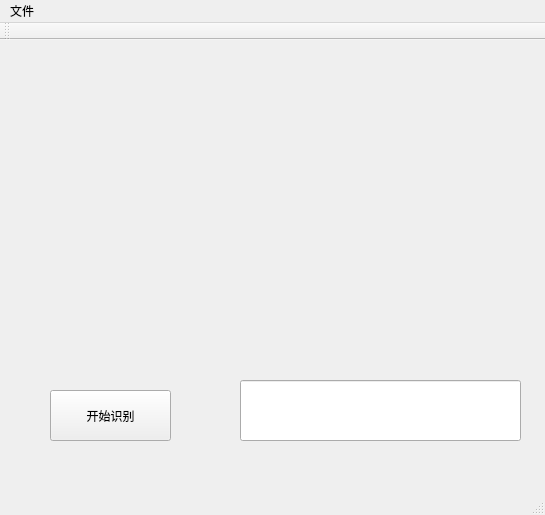
<?xml version="1.0" encoding="UTF-8"?>
<ui version="4.0">
 <class>MainWindow</class>
 <widget class="QMainWindow" name="MainWindow">
  <property name="geometry">
   <rect>
    <x>0</x>
    <y>0</y>
    <width>545</width>
    <height>515</height>
   </rect>
  </property>
  <property name="windowTitle">
   <string>动物识别器</string>
  </property>
  <widget class="QWidget" name="centralWidget">
   <widget class="QLabel" name="label">
    <property name="geometry">
     <rect>
      <x>60</x>
      <y>20</y>
      <width>431</width>
      <height>281</height>
     </rect>
    </property>
    <property name="text">
     <string/>
    </property>
    <property name="scaledContents">
     <bool>true</bool>
    </property>
   </widget>
   <widget class="QPushButton" name="pushButton">
    <property name="geometry">
     <rect>
      <x>50</x>
      <y>350</y>
      <width>121</width>
      <height>51</height>
     </rect>
    </property>
    <property name="text">
     <string>开始识别</string>
    </property>
   </widget>
   <widget class="QLineEdit" name="lineEdit">
    <property name="geometry">
     <rect>
      <x>240</x>
      <y>340</y>
      <width>281</width>
      <height>61</height>
     </rect>
    </property>
   </widget>
  </widget>
  <widget class="QMenuBar" name="menuBar">
   <property name="geometry">
    <rect>
     <x>0</x>
     <y>0</y>
     <width>545</width>
     <height>21</height>
    </rect>
   </property>
   <widget class="QMenu" name="menu">
    <property name="title">
     <string>文件</string>
    </property>
    <addaction name="actionnew"/>
   </widget>
   <addaction name="menu"/>
  </widget>
  <widget class="QToolBar" name="mainToolBar">
   <attribute name="toolBarArea">
    <enum>TopToolBarArea</enum>
   </attribute>
   <attribute name="toolBarBreak">
    <bool>false</bool>
   </attribute>
  </widget>
  <widget class="QStatusBar" name="statusBar"/>
  <action name="actionnew">
   <property name="text">
    <string>打开</string>
   </property>
  </action>
 </widget>
 <layoutdefault spacing="6" margin="11"/>
 <resources/>
 <connections/>
</ui>
